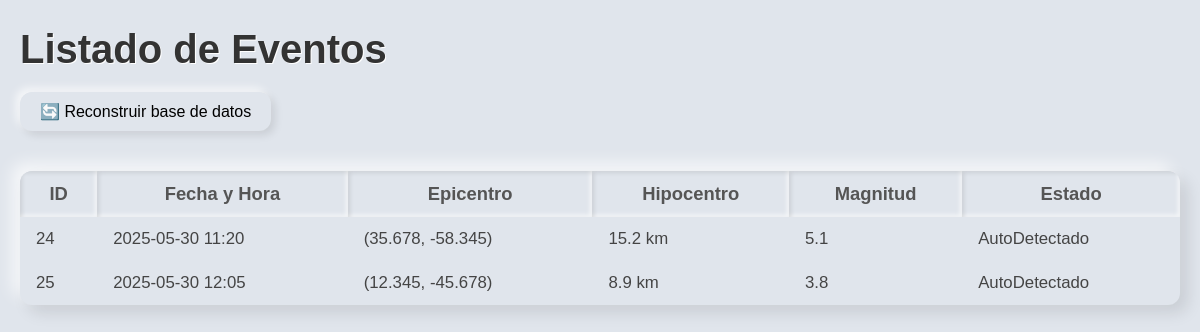
The page / on the database its author committed.
### tables this page shows
CREATE TABLE Evento (
        id_evento       INTEGER PRIMARY KEY,
        fecha_hora      TEXT    NOT NULL,
        epicentro_lat   REAL    NOT NULL,
        epicentro_lng   REAL    NOT NULL,
        hipocentro      REAL    NOT NULL,
        magnitud        REAL    NULL,
        magnitud_desc   TEXT    NULL,
        magnitud_unidad TEXT    NULL,
        alcance_nombre  TEXT    NULL,
        alcance_desc    TEXT    NULL,
        clasif_desde    REAL    NULL,
        clasif_hasta    REAL    NULL,
        clasif_nombre   TEXT    NULL,
        origen_nombre   TEXT    NULL,
        origen_desc     TEXT    NULL,
        estado_nombre   TEXT    NOT NULL,
        estado_desc     TEXT    NULL
    );

### app_flask.py (the view)
@app.route('/')
def index():
    conn = get_connection()
    cur = conn.cursor()
    cur.execute("SELECT id_evento FROM Evento;")
    filas = cur.fetchall()
    conn.close()
    eventos_pendientes = []
    for fila in filas:
        ev = cargar_evento_por_id(fila[0])
        if ev and ev.estado.getNombre() == "AutoDetectado":
            eventos_pendientes.append(ev)
    return render_template('lista_eventos.html', eventos=eventos_pendientes)

### db.py (called while the page is built)
def get_connection():
    conn = sqlite3.connect(DB_PATH)
    conn.row_factory = sqlite3.Row
    return conn

### indexClases.py (called while the page is built)
    def getNombre(self):
        return self.nombre

### templates/lista_eventos.html (shortened to what this page needs)
<!doctype html>
<html>
<head>
</head>
<body>
  <h1>Listado de Eventos</h1>
  <form method="post" action="{{ url_for('reseed') }}">
    <button type="submit">🔄 Reconstruir base de datos</button>
  </form>
  <table>
    <thead>
      <tr>
        <th>ID</th>
        <th>Fecha y Hora</th>
        <th>Epicentro</th>
        <th>Hipocentro</th>
        <th>Magnitud</th>
        <th>Estado</th>
      </tr>
    </thead>
    <tbody>
      {% for ev in eventos %}
      <tr onclick="location.href='{{ url_for('detalle', event_id=ev.id_evento) }}'">
        <td>{{ ev.id_evento }}</td>
        <td>{{ ev.fecha_hora }}</td>
        <td>{{ ev.ubicacion.epicentro }}</td>
        <td>{{ ev.ubicacion.hipocentro }} km</td>
        <td>{{ ev.magnitud }}</td>
        <td>{{ ev.estado.getNombre() }}</td>
      </tr>
      {% endfor %}
    </tbody>
  </table>
</body>
</html>

### templates/lista_eventos.html (style rules this page uses)
body { font-family: Arial, sans-serif; margin: 20px; background: #e0e5ec; }
h1 { font-size: 2.5rem; color: #333; text-shadow: 1px 1px #fff; margin-bottom: 20px; }
table { width: 100%; border-collapse: collapse; margin-top: 20px; box-shadow: 8px 8px 16px rgba(0,0,0,0.1), -8px -8px 16px rgba(255,255,255,0.7); background: #e0e5ec; border-radius: 12px; overflow: hidden; }
th, td { padding: 12px 16px; }
th { background: #e0e5ec; color: #555; font-size: 1.15rem; box-shadow: inset 2px 2px 4px rgba(0,0,0,0.1), inset -2px -2px 4px rgba(255,255,255,0.7); }
tr { cursor: pointer; transition: background 0.2s; }
td { font-size: 1.05rem; color: #444; }
form button { background: #e0e5ec; border: none; border-radius: 12px; padding: 10px 20px; font-size: 1rem; box-shadow: 4px 4px 8px rgba(0,0,0,0.1), -4px -4px 8px rgba(255,255,255,0.7); cursor: pointer; margin-bottom: 20px; }

### rows shown on the page
Evento: id_evento "24", fecha_hora "2025-05-30 11:20", ubicacion.epicentro "(35.678, -58.345)", ubicacion.hipocentro "15.2", magnitud "5.1", estado.getNombre "AutoDetectado"
Evento: id_evento "25", fecha_hora "2025-05-30 12:05", ubicacion.epicentro "(12.345, -45.678)", ubicacion.hipocentro "8.9", magnitud "3.8", estado.getNombre "AutoDetectado"
